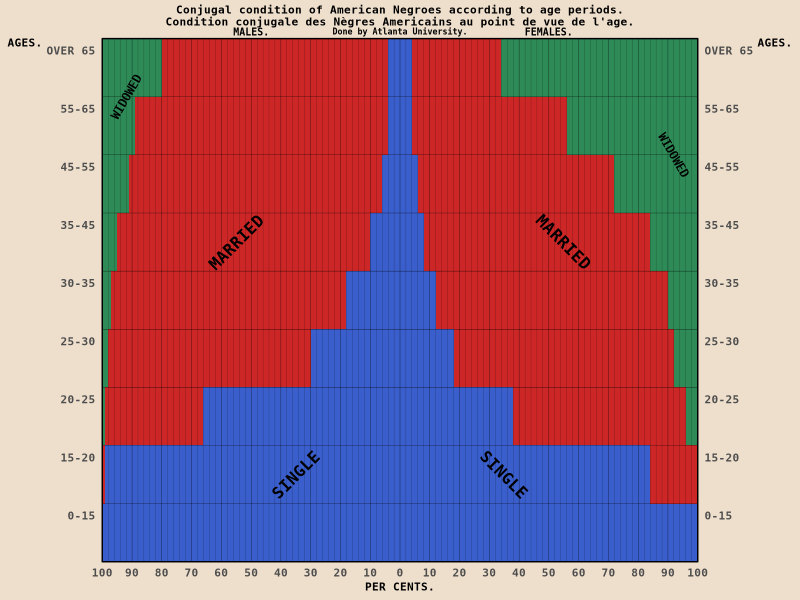

This figure's R source:
#################################
### ggplot2 meets W. E. B. Du Bois
###
### graph 4: =========================================
### conjugal condition
### original: https://hdl.loc.gov/loc.pnp/ppmsca.33915
###
### digitized original collection available at:
### https://www.loc.gov/pictures/collection/anedub/dubois.html
#################################

library(dplyr)
library(ggplot2)

### intial setup: ====================================

# going to use the Inconsolata font, available for download here:
# https://fonts.google.com/specimen/Inconsolata
font_name <- "Inconsolata"

# set up theme skeleton with apporpriate font, correct background color,
# centered and bold main title, centered subtitle
theme_du_bois <- function() {
  theme_gray(base_family = font_name) %+replace%
    theme(
      plot.background = element_rect(
        fill = "antiquewhite2",
        color = "antiquewhite2"
      ),
      panel.background = element_rect(
        fill = "antiquewhite2",
        color = "antiquewhite2"
      ),
      plot.title = element_text(
        hjust = 0.5,
        face = "bold"
      ),
      plot.subtitle = element_text(hjust = 0.5)
    )
}

# creating data -------
gender <- c("female", "male")
status <- c("single", "widowed", "married")
age_bins <- c(
  "0-15", "15-20", "20-25", "25-30", "30-35",
  "35-45", "45-55", "55-65", "OVER 65"
)

marital <- expand.grid(age_bins, gender, status)
names(marital) <- c("age", "gender", "status")
# eyeballing values from original graph:
# single women/men, widowed women/men, married women/men
marital$pct <- c(
  100, 84, 38, 18, 12, 8, 6, 4, 4,
  100, 99, 66, 30, 18, 10, 6, 4, 4,
  0, 0, 4, 8, 10, 16, 28, 44, 66,
  0, 0, 1, 2, 3, 5, 9, 11, 20,
  0, 16, 58, 74, 78, 76, 66, 52, 30,
  0, 1, 33, 68, 79, 85, 85, 85, 76
)

marital$status <- factor(marital$status,
                         levels = c("widowed", "married", "single")
)
# want the age groups to be numeric so that i can use scale_x_continuous to
# duplicate this axis
marital$age_numeric <- as.numeric(marital$age)

# plot -------
ppmsca_33915 <- ggplot(
  data = marital,
  mapping = aes(
    x = age_numeric,
    # should just be able to negate pct to get pyramid plot. for gender, men
    # are on the left, so they get the negative
    y = ifelse(gender == "male", -pct, pct),
    fill = status
  )
) +
  geom_bar(
    stat = "identity",
    width = 1
  ) +
  scale_x_continuous(
    breaks = (1:9) + 0.5,
    labels = age_bins,
    expand = c(0, 0),
    sec.axis = dup_axis() # dual age axis
  ) +
  scale_y_continuous(
    breaks = seq(-100, 100, by = 10),
    labels = abs,
    expand = c(0, 0),
    # lines on original plot are by 2s
    minor_breaks = seq(-100, 100, by = 2)
  ) +
  scale_fill_manual(
    values = c("seagreen4", "firebrick3", "royalblue3"),
    labels = c("WIDOWED", "MARRIED", "SINGLE")
  ) +
  labs(
    title = "Conjugal condition of American Negroes according to age periods.\nCondition conjugale des Nègres Americains au point de vue de l'age.",
    subtitle = "Done by Atlanta University.",
    x = "AGES.",
    y = "PER CENTS."
  ) +
  coord_flip(clip = "off") +
  theme_du_bois()

# annotations for plot
ppmsca_33915 + annotate("text",
  label = rep(c("SINGLE", "MARRIED", "WIDOWED"), each = 2
  ),
  # angle text for marital status
  y = c(-35, 35, -55, 55, -92, 92),
  angle = c(45, -45, 45, -45, 60, -60),
  x = c(2, 2, 6, 6, 8.5, 7.5),
  size = c(4, 4, 4, 4, 3, 3),
  family = font_name,
  fontface = "bold"
) +
  annotate("text",
    label = c("MALES.", "FEMALES."),
    y = c(-50, 50),
    x = Inf, # is this a thing? will it just put it outside the panel with
    # clip = "off"?
    vjust = -0.4,
    size = 2.5,
    family = font_name,
    fontface = "bold"
  ) +
  ### theme adjustments
  theme(
    text = element_text(face = "bold"),
    panel.background = element_blank(),
    plot.title = element_text(
      size = 8,
      vjust = 2
    ),
    plot.subtitle = element_text(
      size = 6,
      vjust = 2
    ),
    axis.title = element_text(size = 8),
    axis.ticks = element_blank(),
    panel.grid.major = element_line(
      color = "black",
      size = 0.1
    ),
    panel.grid.minor.x = element_line(
      color = "black",
      size = 0.05
    ),
    panel.grid.minor.y = element_blank(),
    legend.background = element_blank(),
    legend.position = "none",
    legend.key = element_blank(),
    # put grid lines on top so not covered by plot
    panel.ontop = TRUE,
    panel.border = element_rect(
      fill = NA,
      color = "black"
    ),
    axis.text.x = element_text(size = 8),
    # both axes titles for age hortizontal instead of vertical, and put them at
    # the top, just above the values
    axis.title.y = element_text(
      angle = 0,
      vjust = 1
    ),
    axis.title.y.right = element_text(
      angle = 0,
      vjust = 1
    ),
    # age group labels need to be slightly below grid line
    axis.text.y = element_text(
      vjust = 2,
      size = 8
    )
  )
